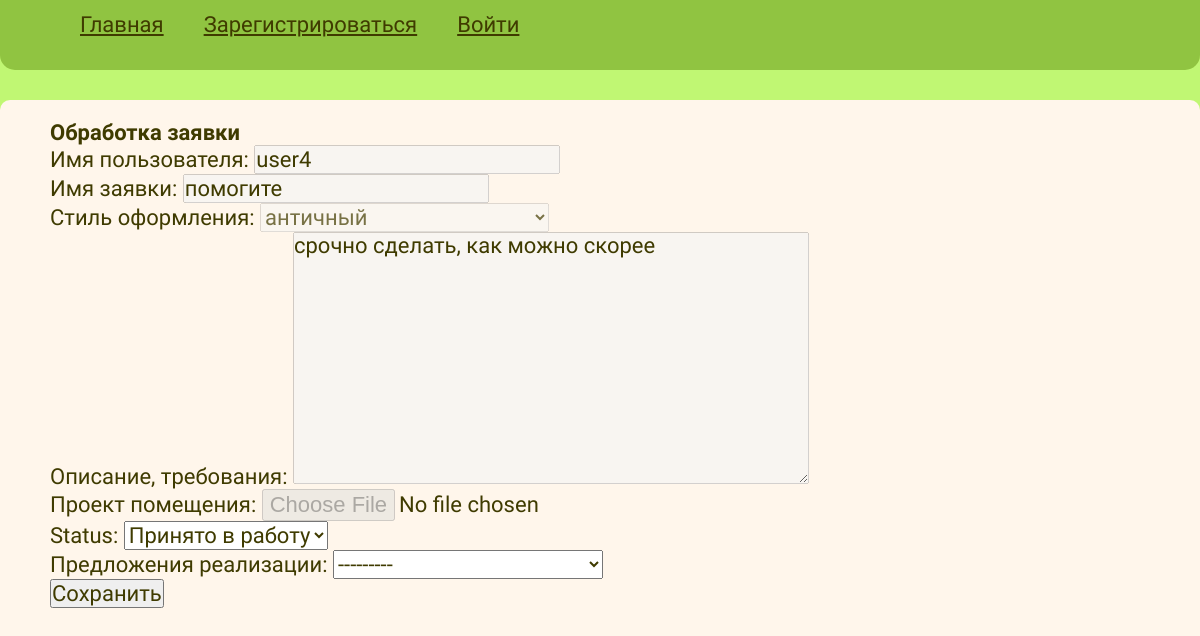
Page /appl_processing_list/processing/20 on the committed database.
### b1/models.py (models this page shows, shortened)
class Application(models.Model):
    name = models.CharField(max_length=254, verbose_name='Имя заявки', blank=True, null=True)
    description = models.CharField(max_length=254, verbose_name='Описание', blank=False)
    category = models.ForeignKey('Category', on_delete=models.CASCADE, verbose_name='Категория желаемого стиля',
                                 blank=False)
    photo = models.ImageField(max_length=254, verbose_name='Проект помещения', upload_to=get_name_file, blank=True,
                              validators=[FileExtensionValidator(allowed_extensions=['png', 'jpg', 'jpeg'])])
    STATUS_CHOISE = [
        ('New', 'Новая'),
        ('Accepted', 'Принято в работу'),
        ('Finished', 'Выполнено')
    ]
    status = models.CharField(max_length=254, verbose_name='Статус', choices=STATUS_CHOISE, default='New')
    date_creation = models.DateTimeField(auto_now_add=True, null=True)
    username = models.CharField(max_length=254, verbose_name='Логин', blank=True, null=True)
    suggestions = models.ForeignKey('Realization', on_delete=models.CASCADE, verbose_name='Предложения реализации',
                                    blank=True, null=True)

class Category(models.Model):
    name = models.CharField(max_length=254, verbose_name='Название категории', blank=False)
    def __str__(self):
        return self.name

### b1/views.py (the view)
# urls.py: path('appl_processing_list/processing/<int:int_pk>', ApplicationProcessingView.as_view(), name='processing'),
class ApplicationProcessingView(UpdateView):
    model = Application
    form_class = ApplProcessingForm
    success_url = '/appl_processing/'
    template_name = 'b1/processing.html'
    def get_object(self):
        post_id = self.kwargs.get('int_pk')
        obj = get_object_or_404(Application, id=post_id)
        return obj

### b1/forms.py
class ApplProcessingForm(forms.ModelForm):
    username = forms.CharField(max_length=50, disabled=True, label='Имя пользователя')
    name = forms.CharField(max_length=50, disabled=True,label='Имя заявки')
    category = forms.ModelChoiceField(queryset=Category.objects.all() ,disabled=True,label='Стиль оформления')
    description = forms.CharField(widget= forms.Textarea(attrs={'rows': 10, 'cols': 40}),max_length=50, disabled=True,label='Описание, требования')
    photo = forms.ImageField(disabled='True',label='Проект помещения', required=False)
    status = forms.ChoiceField(choices=STATUS_CHOISE)
    class Meta:
        model = Application
        fields = ['username','name','category', 'description','photo','status','suggestions']

### b1/models.py (called while the page is built)
    def __str__(self):
        return str(self.name)

### b1/templates/b1/processing.html (shortened to what this page needs)
{% extends 'base.html' %}
{% block content %}
    <h1>Обработка заявки</h1>
        <form method="post" action="" >
            {{ form.as_p }}
            <input type="submit" value="Сохранить">
        </form>
{% endblock %}

### static/css/style.css (style rules this page uses)
* { margin:0; padding: 0; box-sizing: content-box; font-size: 22px; font-family: 'Oswald', sans-serif; color:rgb(63, 59, 0); }
body { background-color: rgb(192, 247, 115); font-size:100px; }

### rows in the picture
Application: username "user4", name "помогите", category "античный", description "срочно сделать, как можно скорее", status "Принято в работу", suggestions "---------"
